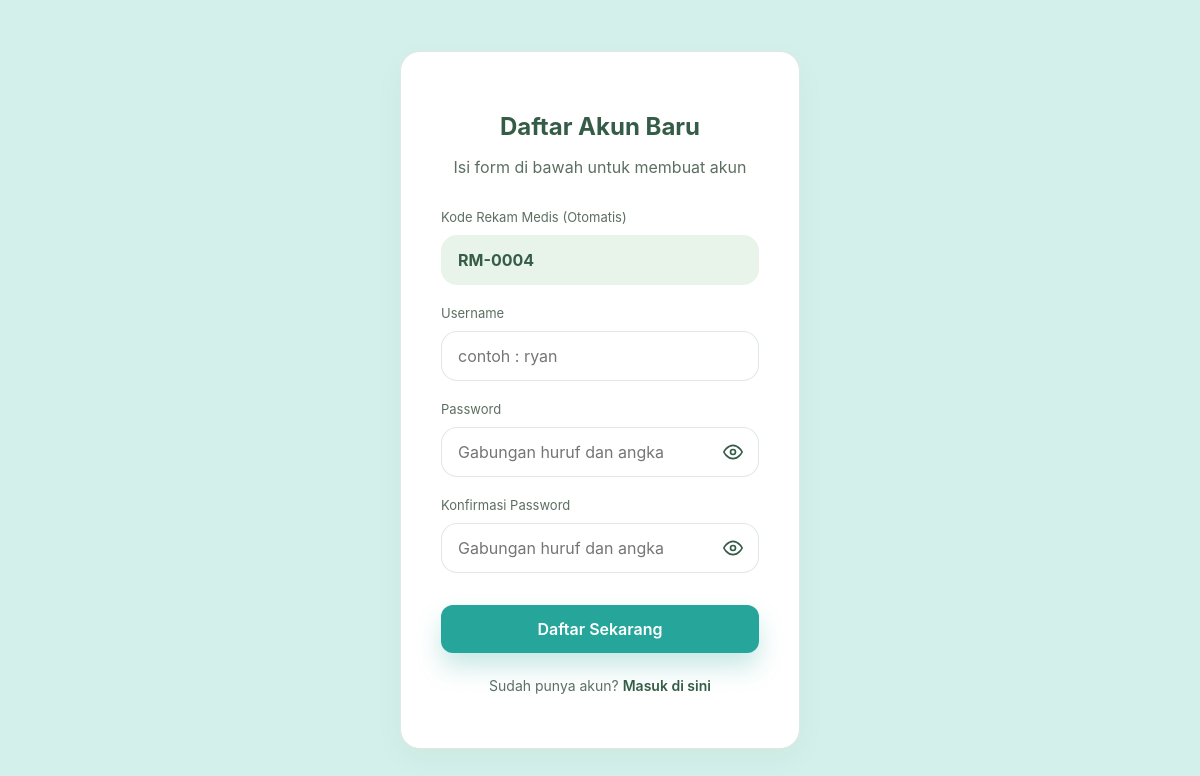
/register.php, run on an earlier commit of the app's database.
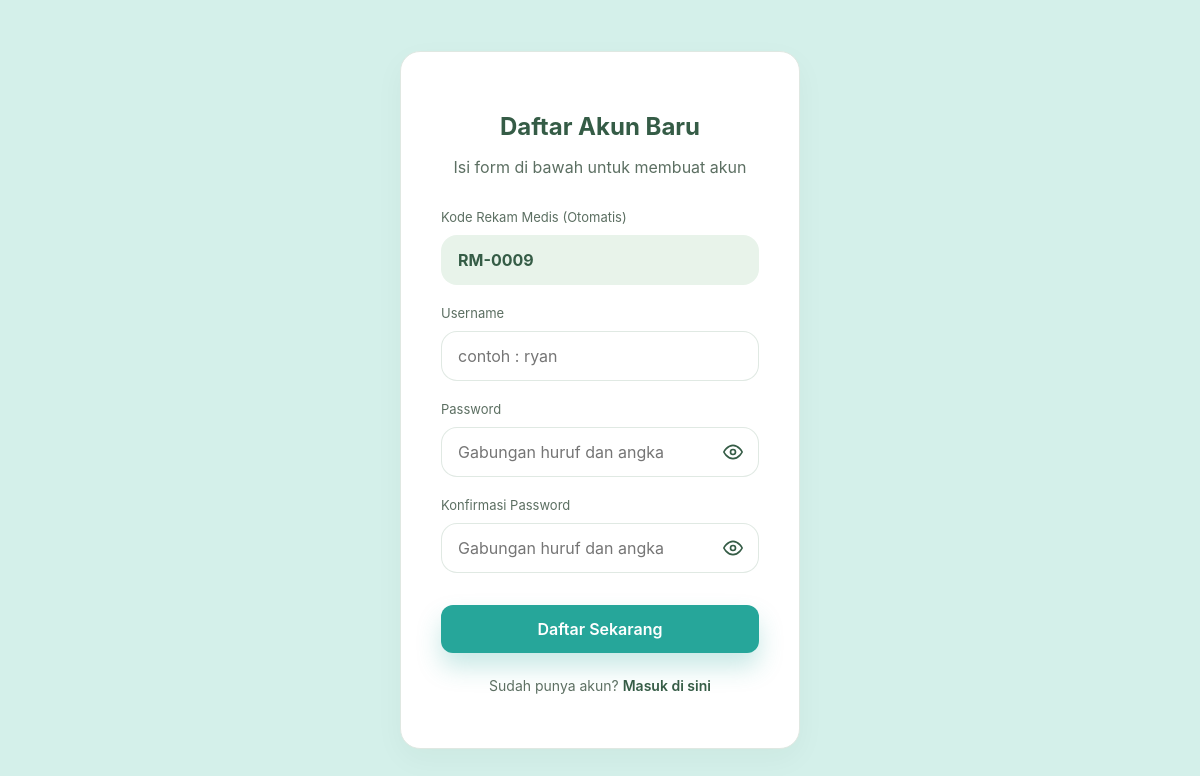
And on a later commit of the database.
### tables this page shows
CREATE TABLE patients (
    id INT PRIMARY KEY AUTO_INCREMENT,
    code VARCHAR(20) NOT NULL UNIQUE,
    name VARCHAR(100) NOT NULL,
    age INT NOT NULL,
    gender ENUM('L','P') NOT NULL,
    address VARCHAR(150),
    diagnosis VARCHAR(100) NOT NULL,
    disability_type VARCHAR(50) NOT NULL,
    status ENUM('stable','monitoring','high-risk','urgent') NOT NULL DEFAULT 'monitoring',
    room VARCHAR(50),
    blood_type VARCHAR(5),
    admission_date DATE,
    clinician VARCHAR(100),
    progress INT DEFAULT 0,
    phase VARCHAR(30),
    latest_assessment DATETIME,
    heart_rate INT,
    spo2 INT,
    blood_pressure VARCHAR(15)
);

### register.php (the view, shortened to what this page needs)
<?php
require 'includes/db.php';
$stmtCode = $pdo->query("SELECT id FROM patients ORDER BY id DESC LIMIT 1");
$lastId = (int)$stmtCode->fetchColumn();
$autoCode = 'RM-' . str_pad($lastId + 1, 4, '0', STR_PAD_LEFT);
?>
<!DOCTYPE html>
<html lang="id">
<head>
    <link rel="stylesheet" href="css/style.css">
</head>
<body style="display: flex; justify-content: center; align-items: center; min-height: 100vh; background: #d4f0ea;">
    <form method="post" class="card" style="padding: 40px; width: 100%; max-width: 400px; box-shadow: var(--shadow);">
        <div style="text-align: center; margin-bottom: 32px;">
            <h2 style="color: var(--primary-dark); margin-bottom: 8px;">Daftar Akun Baru</h2>
            <p class="muted">Isi form di bawah untuk membuat akun</p>
        </div>
        <label class="label">Kode Rekam Medis (Otomatis)</label>
        <input type="text" name="patient_code" class="input" style="margin-bottom: 20px; background: #e8f3ea; color: var(--primary-dark); font-weight: bold; cursor: not-allowed; border-color: transparent;" value="<?= $autoCode ?>" readonly>
        <label class="label">Username</label><input type="text" name="username" class="input" style="margin-bottom: 20px;" placeholder="contoh : ryan" required autofocus>
        <label class="label">Password</label>
        <div style="position: relative; margin-bottom: 20px;">
            <input type="password" id="reg-password" name="password" class="input" style="width: 100%; padding-right: 60px;" minlength="8" placeholder="Gabungan huruf dan angka" required>
            <button type="button" onclick="togglePassword('reg-password', this)" style="position: absolute; right: 12px; top: 50%; transform: translateY(-50%); background: none; border: none; color: var(--primary-dark); cursor: pointer; padding: 4px; display: flex; align-items: center;">
                <svg xmlns="http://www.w3.org/2000/svg" width="20" height="20" viewBox="0 0 24 24" fill="none" stroke="currentColor" stroke-width="2" stroke-linecap="round" stroke-linejoin="round"><path d="M1 12s4-8 11-8 11 8 11 8-4 8-11 8-11-8-11-8z"></path><circle cx="12" cy="12" r="3"></circle></svg>
            </button>
        </div>
        <label class="label">Konfirmasi Password</label>
        <div style="position: relative; margin-bottom: 32px;">
            <input type="password" id="reg-confirm" name="confirm_password" class="input" style="width: 100%; padding-right: 60px;" minlength="8" placeholder="Gabungan huruf dan angka" required>
            <button type="button" onclick="togglePassword('reg-confirm', this)" style="position: absolute; right: 12px; top: 50%; transform: translateY(-50%); background: none; border: none; color: var(--primary-dark); cursor: pointer; padding: 4px; display: flex; align-items: center;">
                <svg xmlns="http://www.w3.org/2000/svg" width="20" height="20" viewBox="0 0 24 24" fill="none" stroke="currentColor" stroke-width="2" stroke-linecap="round" stroke-linejoin="round"><path d="M1 12s4-8 11-8 11 8 11 8-4 8-11 8-11-8-11-8z"></path><circle cx="12" cy="12" r="3"></circle></svg>
            </button>
        </div>
        <button type="submit" class="btn btn-primary" style="width: 100%; justify-content: center;">Daftar Sekarang</button>
        <div style="text-align: center; margin-top: 24px;"><p class="muted" style="font-size: 14px;">Sudah punya akun? <a href="login.php" style="color: var(--primary-dark); font-weight: 600;">Masuk di sini</a></p></div>
    </form>
</body>
</html>

What changed in the data, as far as the page shows it:
no longer on this page (row unchanged): patients: patient_code "RM-0004"
added patients: patient_code "RM-0009"
